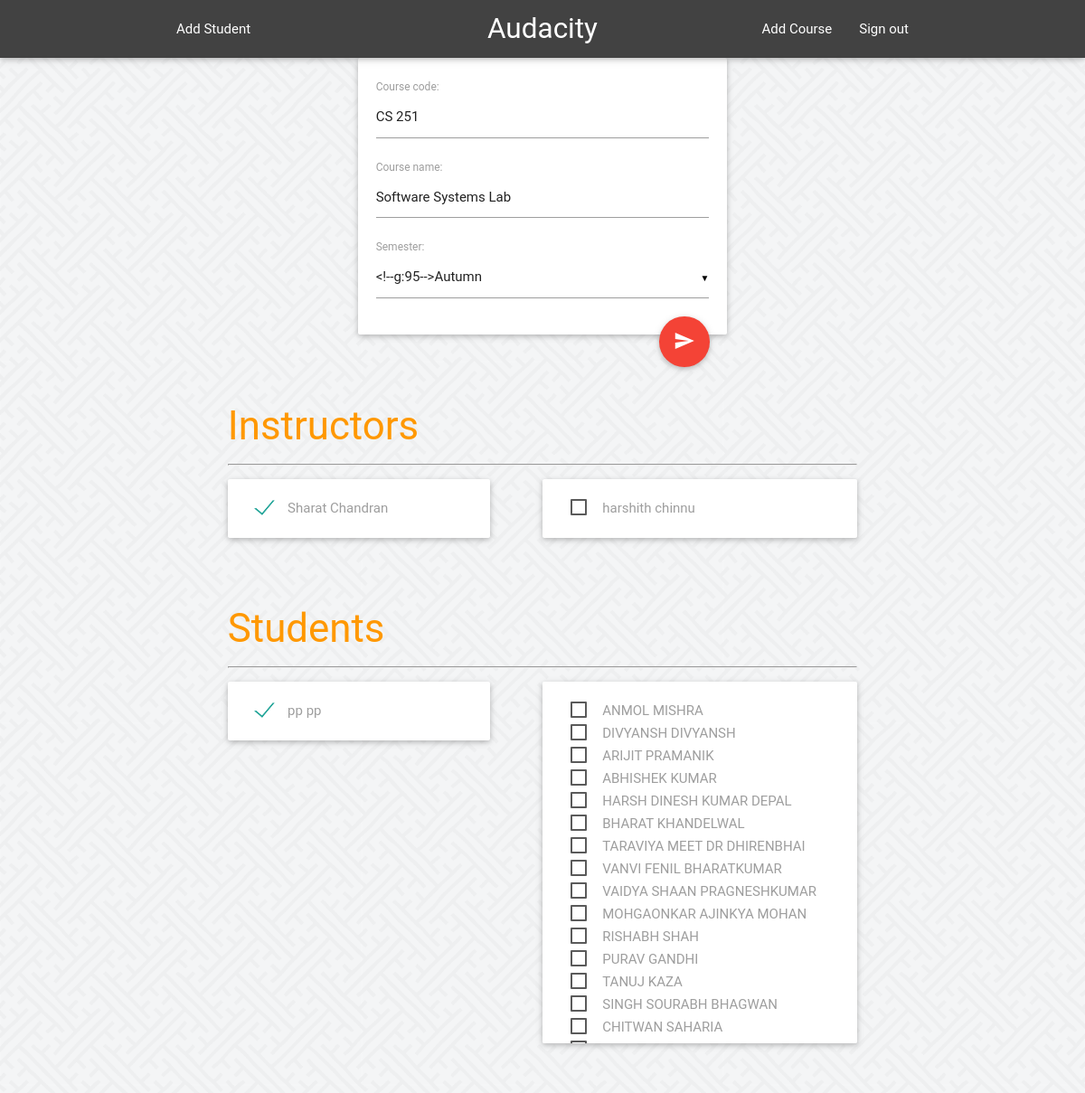
Page /admins/courses/1/ (signed in) on the committed database.
### feeder/models.py (models this page shows, shortened)
class Course(models.Model):
	SPRING = 'SP'
	AUTUMN = 'AU'
	SUMMER = 'SU'
	SEMESTERS = (
		(SPRING, 'Spring'),
		(AUTUMN, 'Autumn'),
		(SUMMER, 'Summer'),
		)
	course_code = models.CharField(max_length=6, unique=True)
	course_name = models.CharField(max_length=40, blank=False)
	semester = models.CharField(
		max_length=2,
		choices=SEMESTERS,
		)

class Instructor(models.Model):
	course = models.ManyToManyField(Course, blank = True, default=1)
	user = models.OneToOneField(User, on_delete=models.CASCADE)

class Student(models.Model):
	course = models.ManyToManyField(Course, blank = True, default=1)
	user = models.OneToOneField(User, on_delete=models.CASCADE)
	roll_no = models.CharField(max_length=11)

### admins/views.py (the view)
# urls.py: url(r'^courses/(?P<pk>[0-9]+)/$', views.GetCourse, name='course'),
@permission_required('is_superuser', login_url='/admins/login/')
def GetCourse(request, pk):
	course = get_object_or_404(Course, pk=pk)
	courseform =  CourseForm(instance=course)
	studentlist = course.student_set.all()
	instructorlist = course.instructor_set.all()
	allstudents = Student.objects.all()
	allinstructors = Instructor.objects.all()
	if request.method == "POST":
		st = ""
		for stud in studentlist :
			course.student_set.remove(stud)
		for inst in instructorlist :
			course.instructor_set.remove(inst)
		for value in request.POST:
			if value.startswith('student'):
				if request.POST[value] == 'on':
					value = value[7:]
					stud = get_object_or_404(Student, id=int(value))
					stud.course.add(course)
				else :
					value = value[7:]
					stud = get_object_or_404(Student, id=int(value))
					stud.course.remove(course)
			elif value.startswith('instructor'):
				if request.POST[value] == 'on':
					value = value[10:]
					inst = get_object_or_404(Instructor, id=int(value))
					inst.course.add(course)
				else :
					value = value[10:]
					inst = get_object_or_404(Instructor, id=int(value))
					inst.course.remove(course)
		return HttpResponseRedirect(reverse('admins:course', args={course.id, }))
	else :
		return render(request,'admins/course.html',{
			'cform' : courseform,
			'studentlist' : studentlist,
			'instructorlist' : instructorlist,
			'allstudents' : allstudents,
			'allinstructors' : allinstructors,
			'course' : course,
		})

### admins/forms.py
class CourseForm(forms.ModelForm):
    class Meta:
        model = Course
        fields = '__all__'

### feeder/templates/admins/course.html (shortened to what this page needs)
{% extends 'admins/base_site.html' %}
{% block content %}
<form method="POST">
<div class="row">
<div class="col s6 offset-s3">
<div style="margin: 0 auto;" class="card">
	<div class="card-content">
		{{ cform }}
<button type="submit" class="btn-floating btn-large waves-effect waves-light red right"><i class="material-icons">send</i></button>
	</div>
</div>
</div>
</div>
<div class="row">
<div class="row col offset-s1 s10">
<h3 class="orange-text reflow">Instructors</h3><hr>
<div class="card col s5" style="max-height: 400px; overflow: auto">
	<div class="card-content" id="iselected">
		{% if instructorlist %}
			{% for instructor in instructorlist %}
			<div class="ichecks" id="{{ instructor.user.username }}">
				<label for="{{ instructor.user.username }}">{{ instructor.user.get_full_name }}</label> </br>
			</div>
			{% endfor %}
		{% else %}
			<h3 class="center ino-studs">No instructors registered</h3>
		{% endif %}
	</div>
</div>
<div class="card col offset-s1 s6" style="max-height: 400px; overflow: auto;">
	<div class="card-content" id="inon">
		{% if allinstructors %}
				{% for instructor in allinstructors %}
				<div class="ichecks" id="{{ instructor.user.username }}">
					{% if instructor.course.get.id != course.id %}
						<label for="{{ instructor.user.username }}">{{ instructor.user.get_full_name }}</label> </br>
					{% endif %}
				</div>
				{% endfor %}
		{% else %}
			<h3 class="center inon-reg">No instructors registered</h3>
		{% endif %}
	</div>
</div>
</div>
</div>
<div class="row">
<div class="row col offset-s1 s10">
<h3 class="orange-text reflow">Students</h3><hr>
<div class="card col s5" style="max-height: 400px; overflow: auto">
	<div class="card-content" id="selected">
		{% if studentlist %}
			{% for student in studentlist %}
			<div class="checks" id="{{ student.user.username }}">
				<label for="{{ student.user.username }}">{{ student.user.get_full_name }}</label> </br>
			</div>
			{% endfor %}
		{% else %}
			<h3 class="center no-studs">No students registered</h3>
		{% endif %}
	</div>
</div>
<div class="card col offset-s1 s6" style="max-height: 400px; overflow: auto;">
	<div class="card-content" id="non">
		{% if allstudents %}
				{% for student in allstudents %}
				<div class="checks" id="{{ student.user.username }}">
					{% if student.course.get.id != course.id %}
						<label for="{{ student.user.username }}">{{ student.user.get_full_name }}</label> </br>
					{% endif %}
				</div>
				{% endfor %}
		{% else %}
			<h3 class="center non-reg">No students registered</h3>
		{% endif %}
	</div>
</div>
</div>
</div>
</form>
{% endblock %}
{% block navbar %}
    <li><a href="{% url 'admins:addcourse' %}">Add Course</a></li>
    <li><a href="{% url 'admins:logout' %}">Sign out</a></li>
{% endblock %}

### rows in the picture
Course: course_code "CS 251", course_name "Software Systems Lab"
Instructor: user.get_full_name "Sharat Chandran"
Instructor: user.get_full_name "harshith chinnu"
Student: user.get_full_name "pp pp"
Student: user.get_full_name "ANMOL MISHRA"
Student: user.get_full_name "DIVYANSH DIVYANSH"
Student: user.get_full_name "ARIJIT PRAMANIK"
Student: user.get_full_name "ABHISHEK KUMAR"
Student: user.get_full_name "HARSH DINESH KUMAR DEPAL"
Student: user.get_full_name "BHARAT KHANDELWAL"
Student: user.get_full_name "TARAVIYA MEET DR DHIRENBHAI"
Student: user.get_full_name "VANVI FENIL BHARATKUMAR"
Student: user.get_full_name "VAIDYA SHAAN PRAGNESHKUMAR"
Student: user.get_full_name "MOHGAONKAR AJINKYA MOHAN"
Student: user.get_full_name "RISHABH SHAH"
Student: user.get_full_name "PURAV GANDHI"
Student: user.get_full_name "TANUJ KAZA"
Student: user.get_full_name "SINGH SOURABH BHAGWAN"
Student: user.get_full_name "CHITWAN SAHARIA"
